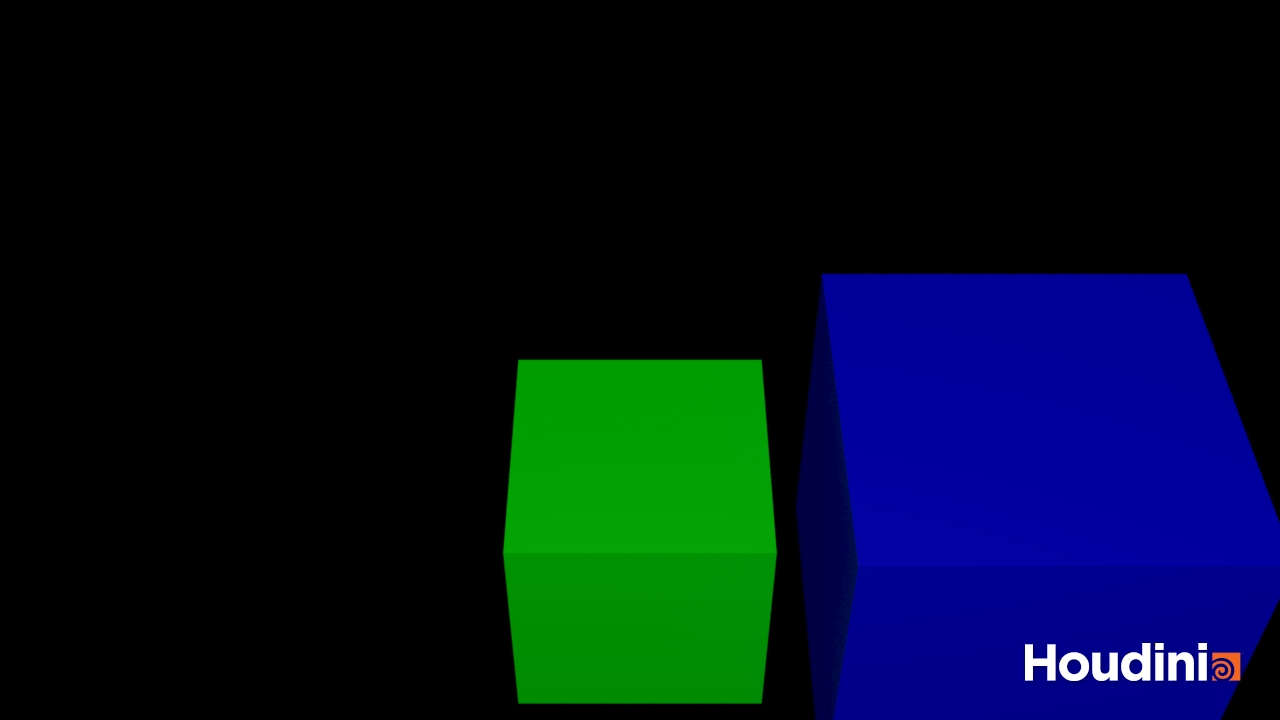

Source code (Python):
import os
os.environ['HOUDINI_SCRIPT_LICENSE'] = 'hescape'

import hou

hou.hipFile.clear()

geo = hou.node("/obj").createNode("geo")

box1 = geo.createNode("box")
box2 = geo.createNode("box")

box2.parm("sizex").set(2)
box2.parm("sizey").set(2)
box2.parm("sizey").set(2)

box2.parmTuple("size").set((1.5, 1.5, 1.5))
box2.parm("tx").set(1.5)

box1Color = geo.createNode("color")
box1Color.parmTuple("color").set((0, 1, 0))
box1Color.setInput(0, box1)

box2Color = geo.createNode("color")
box2Color.parmTuple("color").set((0, 0, 1))
box2Color.setInput(0, box2)

mergeNode = geo.createNode("merge")
mergeNode.setInput(0, box1Color)
mergeNode.setInput(1, box2Color)
mergeNode.setDisplayFlag(True)
mergeNode.setRenderFlag(True)

cam = hou.node("/obj").createNode("cam")
cam.parmTuple("t").set((0, 5, 4))
cam.parmTuple("r").set((-45, 0, 0))

geo.layoutChildren()
hou.node("/obj").layoutChildren()

mantra = hou.node("/out").createNode("ifd")
mantra.parm("vm_picture").set("/Users/rajanp/work/houdini/simple-cube.jpg")
mantra.render()

hou.hipFile.save("simple-cube.hipnc")
